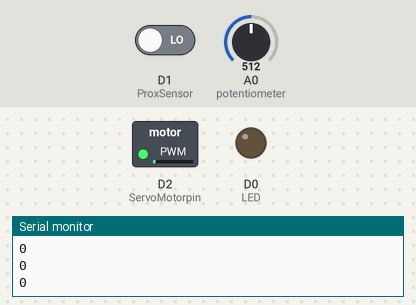
A sketch run on a simulated ESP8266 (NodeMCU). Shown: switched loads named in the sketch (green lamp = pin HIGH), output pins drawn as LEDs (lit = HIGH), the last lines printed to the serial monitor. Inputs (shaded band) come from the test bench; at power-on: D1 (ProxSensor) LOW, A0 (potentiometer) = 512.

Above: at 2.9 s.
3.0 s: D1 (ProxSensor) driven HIGH
At 3.9 s:
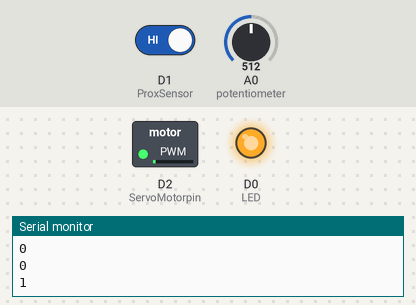
4.8 s: A0 (potentiometer) set to 716
At 6.7 s:
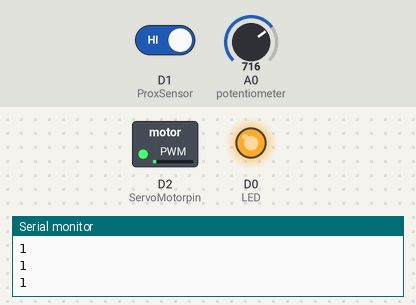
Timing chart, 0 to 8.2 s (numbered marks = the images above; inputs shaded):
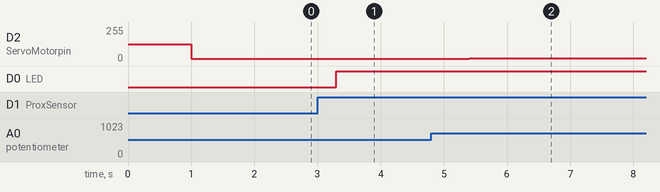

Measured:
- after the input at 3.0 s, D0 (LED): LOW → HIGH after 0.30 s
- after the input at 4.8 s, D2 (ServoMotorpin): 16/255 → 20/255 after 0.60 s

The sketch:

sketch_jul09a.ino
```cpp
const int ProxSensor=5;
int LED = 16;
uint8_t ServoMotorpin = D2;

void setup()
{
  pinMode(LED, OUTPUT);          // Pin 13 has an LED connected on most Arduino boards:
  pinMode(ProxSensor,INPUT);    //Pin 2 is connected to the output of proximity sensor
  Serial.begin(9600);
  analogWrite(ServoMotorpin, 512);
  analogWriteFreq(50);  /* Set PWM frequency to 50Hz */
}

void loop()
{
  long state = digitalRead(ProxSensor);
  if(state == HIGH)      //Check the sensor output
  {
    digitalWrite(LED, HIGH);   // set the LED on
    Serial.println(state);
    delay(1000);
  }
  else
  {
    digitalWrite(LED, LOW);    // set the LED off
    Serial.println(state);
    delay(1000);
  }
  uint16_t dutycycle=  analogRead(A0); /* Read potentiometer to control servo motor */
  if(dutycycle> 1023) dutycycle = 1023;
  dutycycle = 25+((85*dutycycle/1023)); /* make it in range 20 to 110 */
  analogWrite(ServoMotorpin, dutycycle);  /* Write duty cycle to pin */
  delay(100);

}
```
